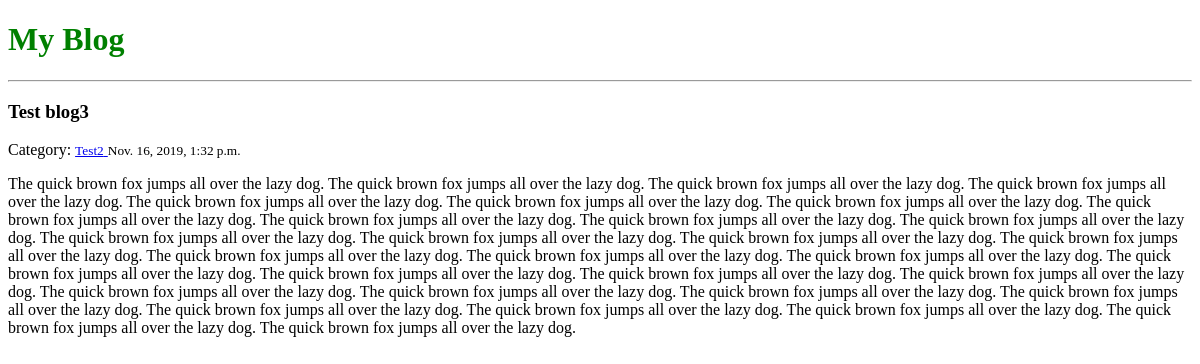
The page /posts/7 on the database as committed earlier.
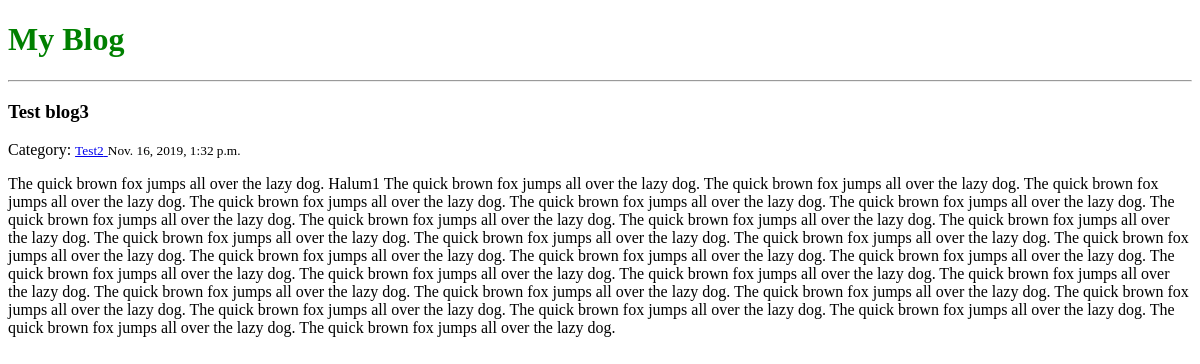
The same page on the database as committed later.
### esayblog/models.py (models this page shows, shortened)
class BlogPost(models.Model):
    title = models.CharField(max_length=150)
    body = models.TextField()
    created_at = models.DateTimeField(auto_now_add=True)
    category = models.ForeignKey(
        'Category',
        on_delete=models.CASCADE,
        blank=True,
        null=True,
        related_name='posts'
    )

class Category(models.Model):
    name = models.CharField(max_length=50)
    def __str__(self):
        return self.name

### esayblog/views.py (the view)
# urls.py: path('<int:post_id>', views.view_post, name='view_post')
def view_post(request, post_id):
    post = get_object_or_404(BlogPost, pk=post_id)
    return render(request, 'post.html', {'post': post})

### templates/post.html
{% extends 'master.html' %}
{% block content %}
<div class="posts">
    <div class="post">
        <h3 class="title">{{ post.title }}</h3>
        {% include 'partials/category.html' %}
        <small>{{ post.created_at }}</small>
        <p class="body">{{ post.body }}</p>
    </div>
</div>
{% endblock %}

### templates/partials/category.html
{% if post.category %}
    Category:
    <a href="/posts/?category={{ post.category.id }}">
        <small class="category">{{ post.category }}</small>
    </a>
{% endif %}

Rows that differ between the two databases and show on the page:
changed BlogPost "Test blog3": body "…over the lazy dog. The quick brown fox…" → "…over the lazy dog. Halum1 The quick brown fox…"
